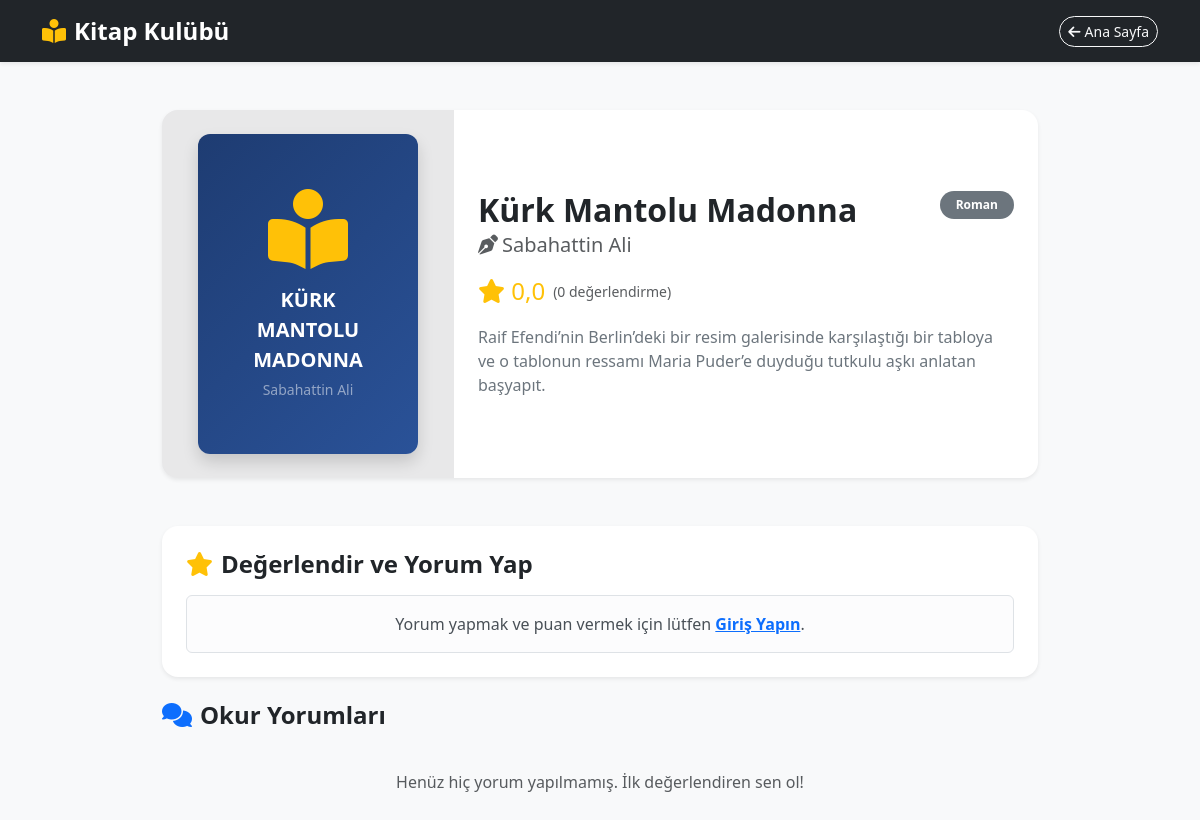
The page /kitap/5/ on the database its author committed.
### Kitap_kulubu/kitaplar/models.py (models this page shows, shortened)
class Kitap(models.Model):
    KATEGORİ_SEÇENEKLERİ = [
        ('roman', 'Roman'),
        ('bilim-kurgu', 'Bilim Kurgu'),
        ('klasik', 'Dünya Klasikleri'),
        ('felsefe', 'Felsefe & Psikoloji'),
        ('tarih', 'Tarih & Biyografi'),
        ('kisisel-gelisim', 'Kişisel Gelişim'),
        ('diger', 'Diğer'),
    ]
    baslik = models.CharField(max_length=200)
    yazar = models.CharField(max_length=100)
    ozet = models.TextField()
    kategori = models.CharField(max_length=50, choices=KATEGORİ_SEÇENEKLERİ, default='roman', verbose_name="Kategori")
    kapak_resmi = models.ImageField(upload_to='kitap_kapaklari/', blank=True, null=True,
                                    verbose_name="Kapak Resmi (İsteğe Bağlı)")
    ayin_kitabi = models.BooleanField(default=False, verbose_name="Ayın Kitabı mı?")
    eklenme_tarihi = models.DateTimeField(auto_now_add=True)
    def ortalama_puan(self):
        ortalama = self.yorumlar.aggregate(Avg('puan'))['puan__avg']
        return round(ortalama, 1) if ortalama else 0.0

### Kitap_kulubu/kitaplar/views.py (the view, shortened to what this page needs)
# urls.py: path('kitap/<int:pk>/', views.kitap_detay, name='kitap_detay'),
def kitap_detay(request, pk):
    kitap = get_object_or_404(Kitap, pk=pk)
    yorumlar = kitap.yorumlar.all().order_by('-tarih')
    liste_durumu = None
    if request.user.is_authenticated:
        m_liste = OkumaListesi.objects.filter(user=request.user, kitap=kitap).first()
        if m_liste:
            liste_durumu = m_liste.durum
    return render(request, 'kitaplar/kitap_detay.html', {
        'kitap': kitap,
        'yorumlar': yorumlar,
        'liste_durumu': liste_durumu
    })

### Kitap_kulubu/kitaplar/templates/kitaplar/kitap_detay.html (shortened to what this page needs)
<!DOCTYPE html>
<html lang="tr">
<head>
    <link href="https://cdn.jsdelivr.net/npm/bootstrap@5.3.0/dist/css/bootstrap.min.css" rel="stylesheet">
    <link rel="stylesheet" href="https://cdnjs.cloudflare.com/ajax/libs/font-awesome/6.4.0/css/all.min.css">
</head>
<body class="bg-light min-vh-100 d-flex flex-column">
    <nav class="navbar navbar-expand-lg navbar-dark bg-dark sticky-top shadow-sm">
        <div class="container">
            <a class="navbar-brand fw-bold fs-4" href="/">
                <i class="fa-solid fa-book-open-reader text-warning me-2"></i>Kitap Kulübü
            </a>
            <div class="d-flex align-items-center gap-2">
                <a href="/" class="btn btn-outline-light btn-sm rounded-pill"><i class="fa-solid fa-arrow-left me-1"></i>Ana Sayfa</a>
            </div>
        </div>
    </nav>
    <div class="container my-5 flex-grow-1" style="max-width: 900px;">
        <div class="card shadow-sm border-0 rounded-4 overflow-hidden mb-5">
            <div class="row g-0">
                <div class="col-md-4 text-center bg-dark bg-opacity-10 d-flex align-items-center justify-content-center p-4">
                    {% if kitap.kapak_resmi and kitap.kapak_resmi.name %}
                        <img src="{{ kitap.kapak_resmi.url }}" class="img-fluid rounded-3 shadow" style="max-height: 350px; object-fit: cover;" alt="{{ kitap.baslik }}">
                    {% else %}
                        <div class="default-book-cover-detail shadow">
                            <i class="fa-solid fa-book-open-reader text-warning fa-5x mb-3"></i>
                            <div class="fw-bold fs-5 text-uppercase px-2 text-white">{{ kitap.baslik }}</div>
                            <small class="text-white-50 mt-1">{{ kitap.yazar }}</small>
                        </div>
                    {% endif %}
                </div>
                <div class="col-md-8 p-4 d-flex flex-column justify-content-center">
                    <div class="d-flex justify-content-between align-items-start">
                        <div>
                            <h2 class="fw-bold text-dark mb-1">{{ kitap.baslik }}</h2>
                            <h5 class="text-muted mb-3"><i class="fa-solid fa-pen-nib me-1"></i>{{ kitap.yazar }}</h5>
                        </div>
                        <span class="badge bg-secondary rounded-pill px-3 py-2">{{ kitap.get_kategori_display }}</span>
                    </div>
                    <div class="mb-3 d-flex align-items-center gap-2">
                        <span class="fs-4 text-warning"><i class="fa-solid fa-star"></i> {{ kitap.ortalama_puan }}</span>
                        <span class="text-muted small">({{ yorumlar.count }} değerlendirme)</span>
                    </div>
                    <p class="text-secondary lead fs-6 mb-0">{{ kitap.ozet }}</p>
                </div>
            </div>
        </div>
        <div class="card shadow-sm border-0 rounded-4 p-4 mb-4">
            <h4 class="fw-bold mb-3"><i class="fa-solid fa-star text-warning me-2"></i>Değerlendir ve Yorum Yap</h4>
            {% if user.is_authenticated %}
                <form method="POST">
                    {% csrf_token %}
                    <div class="mb-3">
                        <label class="form-label fw-bold d-block mb-0">Puanınız:</label>
                        <div class="star-rating">
                            <input type="radio" id="star5" name="puan" value="5" checked /><label for="star5" title="5 Yıldız"><i class="fa-solid fa-star"></i></label>
                            <input type="radio" id="star4" name="puan" value="4" /><label for="star4" title="4 Yıldız"><i class="fa-solid fa-star"></i></label>
                            <input type="radio" id="star3" name="puan" value="3" /><label for="star3" title="3 Yıldız"><i class="fa-solid fa-star"></i></label>
                            <input type="radio" id="star2" name="puan" value="2" /><label for="star2" title="2 Yıldız"><i class="fa-solid fa-star"></i></label>
                            <input type="radio" id="star1" name="puan" value="1" /><label for="star1" title="1 Yıldız"><i class="fa-solid fa-star"></i></label>
                        </div>
                    </div>
                    <div class="mb-3">
                        <textarea name="icerik" class="form-control border-1 rounded-3" rows="3" placeholder="Bu kitap hakkında ne düşünüyorsunuz?" required></textarea>
                    </div>
                    <button type="submit" class="btn btn-warning fw-bold rounded-pill px-4">Yorumu ve Puanı Gönder</button>
                </form>
            {% else %}
                <div class="alert alert-light border text-center mb-0">
                    Yorum yapmak ve puan vermek için lütfen <a href="{% url 'login' %}" class="fw-bold">Giriş Yapın</a>.
                </div>
            {% endif %}
        </div>
        <h4 class="fw-bold mb-3"><i class="fa-solid fa-comments text-primary me-2"></i>Okur Yorumları</h4>
        <div class="d-flex flex-column gap-3">
            {% for yorum in yorumlar %}
                <div class="card border-0 shadow-sm p-3 rounded-4">
                    <div class="d-flex justify-content-between align-items-center mb-2">
                        <div class="d-flex align-items-center gap-3">
                            <div class="avatar-circle" style="background-color: {% cycle '#1e3c72' '#2a5298' '#00b09b' '#96c93d' '#e17055' '#6c5ce7' %};">
                                {{ yorum.yazan.username|slice:":1"|upper }}
                            </div>
                            <div>
                                <strong class="text-dark d-block mb-0">{{ yorum.yazan.username }}</strong>
                                <small class="text-muted" style="font-size: 0.75rem;">{{ yorum.tarih|date:"d M Y, H:i" }}</small>
                            </div>
                        </div>
                        <span class="text-warning small">
                            {% for i in "12345" %}
                                {% if forloop.counter <= yorum.puan %}
                                    <i class="fa-solid fa-star"></i>
                                {% else %}
                                    <i class="fa-regular fa-star text-muted"></i>
                                {% endif %}
                            {% endfor %}
                        </span>
                    </div>
                    <p class="text-secondary mb-3 ms-1">{{ yorum.icerik }}</p>
                    <div class="d-flex justify-content-end align-items-center">
                        {% if user.is_authenticated %}
                            <a href="{% url 'yorum_begen' yorum.pk %}" class="btn btn-sm {% if user in yorum.begeniler.all %}btn-danger{% else %}btn-outline-danger{% endif %} rounded-pill px-3">
                                <i class="fa-solid fa-heart me-1"></i> {{ yorum.toplam_begeni }}
                            </a>
                        {% else %}
                            <span class="text-muted small">
                                <i class="fa-solid fa-heart text-danger me-1"></i> {{ yorum.toplam_begeni }} Beğeni
                            </span>
                        {% endif %}
                    </div>
                </div>
            {% empty %}
                <div class="text-center text-muted py-4">
                    Henüz hiç yorum yapılmamış. İlk değerlendiren sen ol!
                </div>
            {% endfor %}
        </div>
    </div>
</body>
</html>

### Kitap_kulubu/kitaplar/templates/kitaplar/kitap_detay.html (style rules this page uses)
.default-book-cover-detail { height: 320px; width: 220px; background: linear-gradient(135deg, #1e3c72 0%, #2a5298 100%); display: flex; flex-direction: column; align-items: center; justify-content: center; color: white; padding: 1.5rem; text-align: center; border-radius: 12px; margin: 0 auto; }

### rows shown on the page
Kitap: baslik "KÜRK MANTOLU MADONNA", yazar "Sabahattin Ali", baslik "Kürk Mantolu Madonna", kategori "Roman", ortalama_puan "0,0", ozet "Raif Efendi’nin Berlin’deki bir resim galerisinde karşılaştığı bir tabloya ve o tablonun ressamı Maria Puder’e duyduğu tutkulu aşkı anlatan başyapıt."

### other values the page prints
{{ yorumlar.count }} "0"
